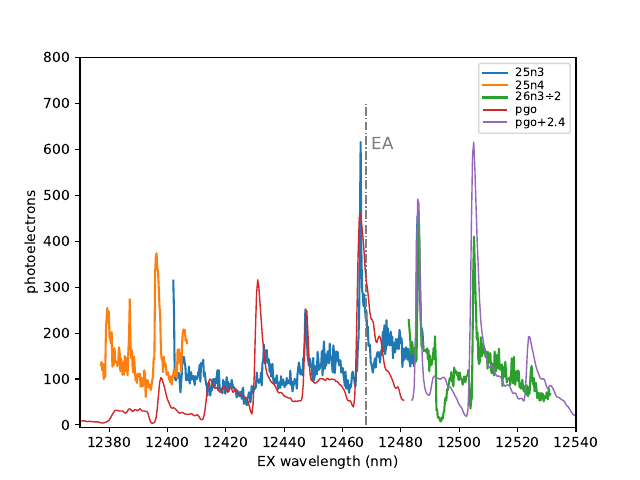

Here is the Python script that generated this plot:
import numpy as np
import matplotlib.pyplot as plt

w1, sc1 = np.loadtxt('CH2CN-laserscan_25_06_20n3.dat', unpack=True)
w2, sc2 = np.loadtxt('CH2CN-laserscan_25_06_20n4.dat', unpack=True)
w3, sc3 = np.loadtxt('CH2CN-laserscan_26_06_20n1.dat', unpack=True)

w1 =  (w1-w1[0])*(799.691-805.223)/(w1[-1]-w1[0]) + 805.223
w2 =  (w2-w2[0])*(806.841-804.917)/(w2[-1]-w2[0]) + 804.917
w3 =  (w3-w3[0])*(796.911-800.010)/(w3[-1]-w3[0]) + 800.010

cal = 1.1
w1 += cal
w2 += cal
w3 += cal

w1 = 1e7/w1
w2 = 1e7/w2
w3 = 1e7/w3

pgo = np.loadtxt('CH2CN-pgo.dat', unpack=True)
pgo = (pgo[0]+6, pgo[1]*sc1.max()/pgo[1].max())

EA = 12468

plt.plot(w1, sc1, label='25n3')
plt.plot(w2, sc2, label='25n4')
plt.plot(w3, sc3/2, label=r'26n3$\div2$')

plt.plot((EA, EA), (0, 700), 'C7-.', lw=1)
plt.annotate('EA', (EA+2, 600), color='C7', fontsize='large')

sub = pgo[0] < 12481
plt.plot(pgo[0][sub], pgo[1][sub], 'C3', lw=1, label='pgo')
sub = pgo[0] >= 12481
plt.plot(pgo[0][sub]+2.4, pgo[1][sub], 'C4', lw=1, label='pgo+2.4')

plt.xlabel('EX wavelength (nm)')
plt.ylabel('photoelectrons')
plt.axis(xmin=12370, xmax=12540, ymin=-5, ymax=800)
plt.legend(labelspacing=0.1, fontsize='small')

plt.savefig('laser-vs-pgo.pdf')
plt.show()
